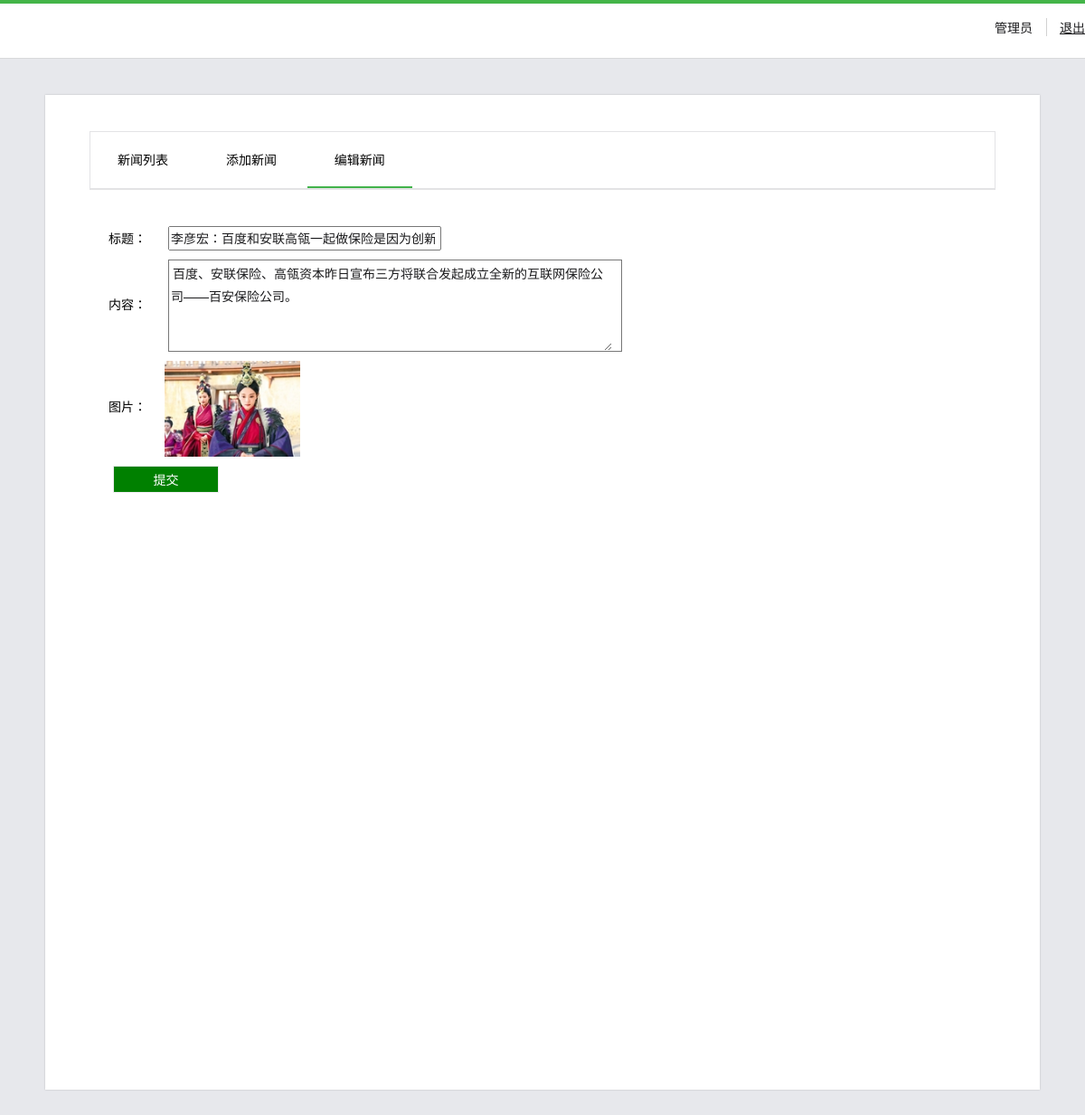
/view/edit.php?id=319 (signed in), run on the app's committed database.
### tables this page shows
CREATE TABLE `news` (
  `id` int(11) NOT NULL AUTO_INCREMENT,
  `title` varchar(255) NOT NULL,
  `content` varchar(255) NOT NULL,
  `time` datetime DEFAULT NULL,
  `img` varchar(255) DEFAULT NULL,
  PRIMARY KEY (`id`)
);

### model/model.php (called while the page is built, shortened)
<?php
class model{
		public $con;
		private $table;
		public function __construct($table){
			$this->con = mysqli_connect("localhost","root","123456","baidu");
			mysqli_set_charset($this->con,"utf-8");
			$this->table = $table;
		}
		public function find($id){
			$id = htmlspecialchars($id);
			$stmt = mysqli_prepare($this->con, "select * from " . $this->table . " where id = ?");
			$stmt->bind_param("i",$id);
			$stmt->execute();
			$result = $stmt->get_result();
			return $result->fetch_object();
		}
	}

### view/edit.php (the view, shortened to what this page needs)
<?php
    if($_SESSION['name']){
?>
<html>
<link rel="stylesheet" href="../css/admin.css">
</head>
<body>
    <div class="header">
        <div class="head">
            <div class="usrbar">
                <div class="usrstatus">
                    <div class="info">
                        <span class="nm" style="line-height:38px">管理员</span>
                        <span class="logout"><a href="../controller/logout.php" style="line-height:38px" class="fuc">退出</a></span>
                    </div>
                </div>
            </div>
        </div>
    </div>
    <div class="body">
        <div class="table">
            <div class="nav">
                <a href="manage.php">
                    <label>新闻列表</label>
                </a>
                <a href="add.php">
                    <label>添加新闻</label>
                </a>
                <label class="active">编辑新闻</label>
            </div>
        </div>
        <?php
            require("../model/model.php");
            $news = new model("news");
            $item = $news->find($_GET['id']);
        ?>
        <div class="publish">
            <form action="../controller/edit.php" method="post" enctype="multipart/form-data">
                <div class="item">标题：
                    <div class="input">
                        <input name="title" value="<?=$item->title?>">
                    </div>
                </div>
                <div class="item">内容：
                    <div class="content">
                        <textarea name="content" value=""><?=$item->content?></textarea>
                    </div>
                </div>
                <div class="item">图片：<img src="../img/<?=$item->img?>" id="pre"></div>
                <div class="button">提交</div>
        </div>
    </div>
</body>
</html>
<?php }else{
    echo "请先登录";
}?>

### css/admin.css (style rules this page uses)
html, body, ul, li, p, div, form, h1, h2, h3, h4, h5, h6, img, a img, input { padding: 0; margin: 0; border: 0; }
body, input, button, textarea, select { font: normal 14px/1.5 "Microsoft YaHei", "Microsoft JhengHei", STHeiti, MingLiu, san-serif; outline: none; color: #19191b; font-family: "Helvetica Neue", "Hiragino Sans GB", "Microsoft YaHei", "\9ED1\4F53", Arial, sans-serif; }
body { background: #e7e8ec; }
.header { height: 60px; width: 100%; border-top: 4px solid #44b549; border-bottom: 1px solid #d8d9db; background: #fff; margin-bottom: 40px; }
.head { width: 1200px; height: 100%; margin: 0 auto; }
.usrbar { float: right; height: 50px; padding-top: 7px; }
.usrbar .usrstatus .logout { margin-left: 11px; padding-left: 14px; border-left: 1px solid #d1d1d1; color: #333; }
.usrbar .usrstatus .logout a { color: #19191b; }
.body { width: 1100px; margin: 0 auto 30px; font-weight: normal; color: black; overflow: hidden; background: #fff; box-shadow: 0 0 2px rgba(0, 0, 0, .2); position: relative; min-height: 1100px; }
.table { width: 1000px; margin: 40px auto; border: 1px solid #e3e3e5; }
.nav { line-height: 60px; border-bottom: 1px solid #e3e3e5; }
.nav a { text-decoration: none; color: inherit; }
.nav label { padding: 0 30px; display: inline-block; cursor: pointer; }
.active { border-bottom: #42b34b 2px solid; }
.button { background: green; color: #fff; width: 115px; vertical-align: top; border-collapse: none; text-align: center; line-height: 28px; text-indent: 0; display: inline-block; border: 1px solid #ebeaed; cursor: pointer; margin:0 5px; }
.publish { margin:20px 50px; padding:0 20px; }
.input { border: 1px solid #777; height:25px; width:300px; border-radius: 2px; display: inline-block; margin:0 20px; }
.input input { line-height: 25px; width:98%; text-indent: 2px; }
.content { width:500px; height:100px; border: 1px solid #777; display: inline-block; margin:0 20px; }
.content textarea { line-height: 25px; width:98%; height: 100%; text-indent: 2px; border:none; vertical-align: middle; }
.item { margin:10px 0; }
.item img { vertical-align: middle; margin-left: 20px; max-width:150px; max-height: 200px; }

### data on the page
news: title "李彦宏：百度和安联高瓴一起做保险是因为创新", content "百度、安联保险、高瓴资本昨日宣布三方将联合发起成立全新的互联网保险公司——百安保险公司。", img (picture)
